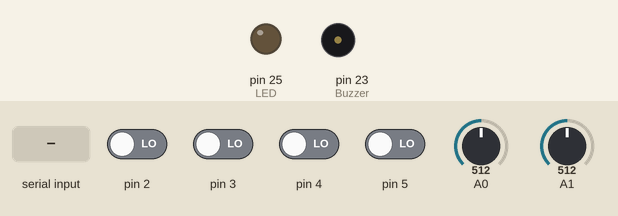
Simulated run of this sketch. Board: Arduino Mega 2560, built with avr-gcc and run on an emulated ATmega2560. Shown: output pins drawn as LEDs (lit = HIGH), buzzer (waves = sounding). The inputs (shaded band) are chosen by the test bench; at power-on: pin 2–5 LOW, A0 = 512, A1 = 512. What the sketch prints to the serial monitor is not drawn.

Above: at 1.2 s.
1.3 s: "H" received over Serial
At 2.2 s:
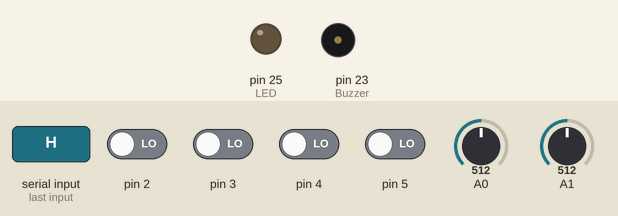
2.9 s: "S" received over Serial
At 3.3 s:
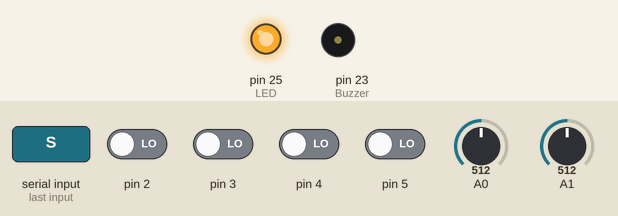
4.4 s: A0 set to 108
5.9 s: A0 set to 93
8.1 s: A1 set to 109
9.6 s: A1 set to 88
Timing chart, 0 to 12.4 s (numbered marks = the images above; inputs shaded):
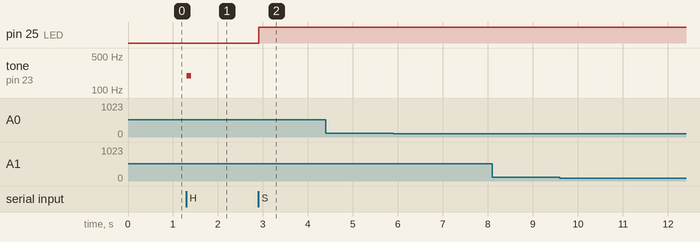

The sketch:

sketch_sep25a.ino
```cpp
#include "pitches.h"
#define Buzzer 23
#define LED 25
int melody[] = {NOTE_C4, NOTE_G3};
#define Joystic_X A0
#define Joystic_Y A1
#define Btn_A 2
#define Btn_B 3  .
#define Btn_C 4
#define Btn_D 53
int xValue = 0;
int yValue = 0;
int bValue = 0;
int cValue = 0;
int dValue = 0;
int eValue = 0;

char val ='H';
char vals = 'S';


void setup()
{
 pinMode(LED,OUTPUT);
  Serial.begin(115200);
  pinMode(2, INPUT);
  pinMode(3, INPUT);
  pinMode(4, INPUT);
  pinMode(5, INPUT);

}

void loop()
{
  xValue = analogRead(A0);
  yValue = analogRead(A1);

  bValue = digitalRead(2);
  cValue = digitalRead(3) ;
  dValue = digitalRead(4) ;
  eValue = digitalRead(5) ;

  Serial.print(xValue+1);
  Serial.print(",");
  Serial.print(yValue+1);
  Serial.print(",");
  Serial.print(!bValue);
  Serial.print(",");
  Serial.print(!cValue +2);
  Serial.print(",");
  Serial.print(!dValue +4);
  Serial.print(",");
  Serial.print(!eValue +6);
  Serial.print(".");
  delay(2);

  if(Serial.available() > 0 ){
    val = Serial.read();

    if(val =='H'){
      tone(Buzzer, melody[1]);
      delay(100);
      noTone(Buzzer);

    }
    else if (val == 'L'){
      noTone(Buzzer);
    }
    else if(val =='S'){
     digitalWrite(LED,HIGH);

    }
    else if(val == 'M'){
      digitalWrite(LED,LOW);
    }

    }
    }
```

pitches.h
```cpp
/*************************************************
 * Public Constants
 *************************************************/

#define NOTE_B0  31
#define NOTE_C1  33
#define NOTE_CS1 35
#define NOTE_D1  37
#define NOTE_DS1 39
#define NOTE_E1  41
#define NOTE_F1  44
#define NOTE_FS1 46
#define NOTE_G1  49
#define NOTE_GS1 52
#define NOTE_A1  55
#define NOTE_AS1 58
#define NOTE_B1  62
#define NOTE_C2  65
#define NOTE_CS2 69
#define NOTE_D2  73
#define NOTE_DS2 78
#define NOTE_E2  82
#define NOTE_F2  87
#define NOTE_FS2 93
#define NOTE_G2  98
#define NOTE_GS2 104
#define NOTE_A2  110
#define NOTE_AS2 117
#define NOTE_B2  123
#define NOTE_C3  131
#define NOTE_CS3 139
#define NOTE_D3  147
#define NOTE_DS3 156
#define NOTE_E3  165
#define NOTE_F3  175
#define NOTE_FS3 185
#define NOTE_G3  196
#define NOTE_GS3 208
#define NOTE_A3  220
#define NOTE_AS3 233
#define NOTE_B3  247
#define NOTE_C4  262
#define NOTE_CS4 277
#define NOTE_D4  294
#define NOTE_DS4 311
#define NOTE_E4  330
#define NOTE_F4  349
#define NOTE_FS4 370
#define NOTE_G4  392
#define NOTE_GS4 415
#define NOTE_A4  440
#define NOTE_AS4 466
#define NOTE_B4  494
#define NOTE_C5  523
#define NOTE_CS5 554
#define NOTE_D5  587
#define NOTE_DS5 622
#define NOTE_E5  659
#define NOTE_F5  698
#define NOTE_FS5 740
#define NOTE_G5  784
#define NOTE_GS5 831
#define NOTE_A5  880
#define NOTE_AS5 932
#define NOTE_B5  988
#define NOTE_C6  1047
#define NOTE_CS6 1109
#define NOTE_D6  1175
#define NOTE_DS6 1245
#define NOTE_E6  1319
#define NOTE_F6  1397
#define NOTE_FS6 1480
#define NOTE_G6  1568
#define NOTE_GS6 1661
#define NOTE_A6  1760
#define NOTE_AS6 1865
#define NOTE_B6  1976
#define NOTE_C7  2093
#define NOTE_CS7 2217
#define NOTE_D7  2349
#define NOTE_DS7 2489
#define NOTE_E7  2637
#define NOTE_F7  2794
#define NOTE_FS7 2960
#define NOTE_G7  3136
#define NOTE_GS7 3322
#define NOTE_A7  3520
#define NOTE_AS7 3729
#define NOTE_B7  3951
#define NOTE_C8  4186
#define NOTE_CS8 4435
#define NOTE_D8  4699
#define NOTE_DS8 4978
```

Measured:
- after the input at 1.3 s, tone on pin 23 (Buzzer): silent → 196 Hz at once, → silent 0.10 s later
- after the input at 2.9 s, pin 25 (LED): LOW → HIGH at once
- after the input at 4.4 s, every drawn part: stays the same
- after the input at 5.9 s, every drawn part: stays the same
- after the input at 8.1 s, every drawn part: stays the same
- after the input at 9.6 s, every drawn part: stays the same
